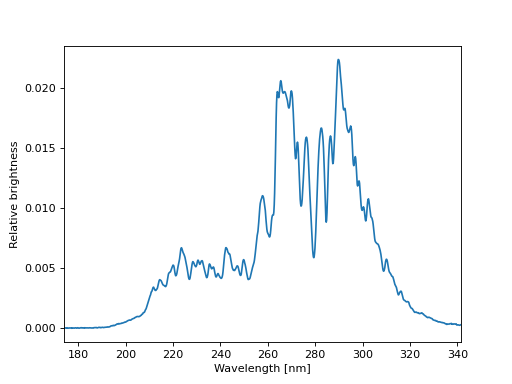

The Python source for this figure:
import matplotlib.pyplot as plt
import pyuvs as pu

fig, ax = plt.subplots()

template = pu.anc.load_solar_continuum_template()
wavelengths = pu.anc.load_muv_wavelength_center()
ax.plot(wavelengths, template)
ax.set_xlim(wavelengths[0], wavelengths[-1])
ax.set_xlabel('Wavelength [nm]')
ax.set_ylabel('Relative brightness')
plt.show()
